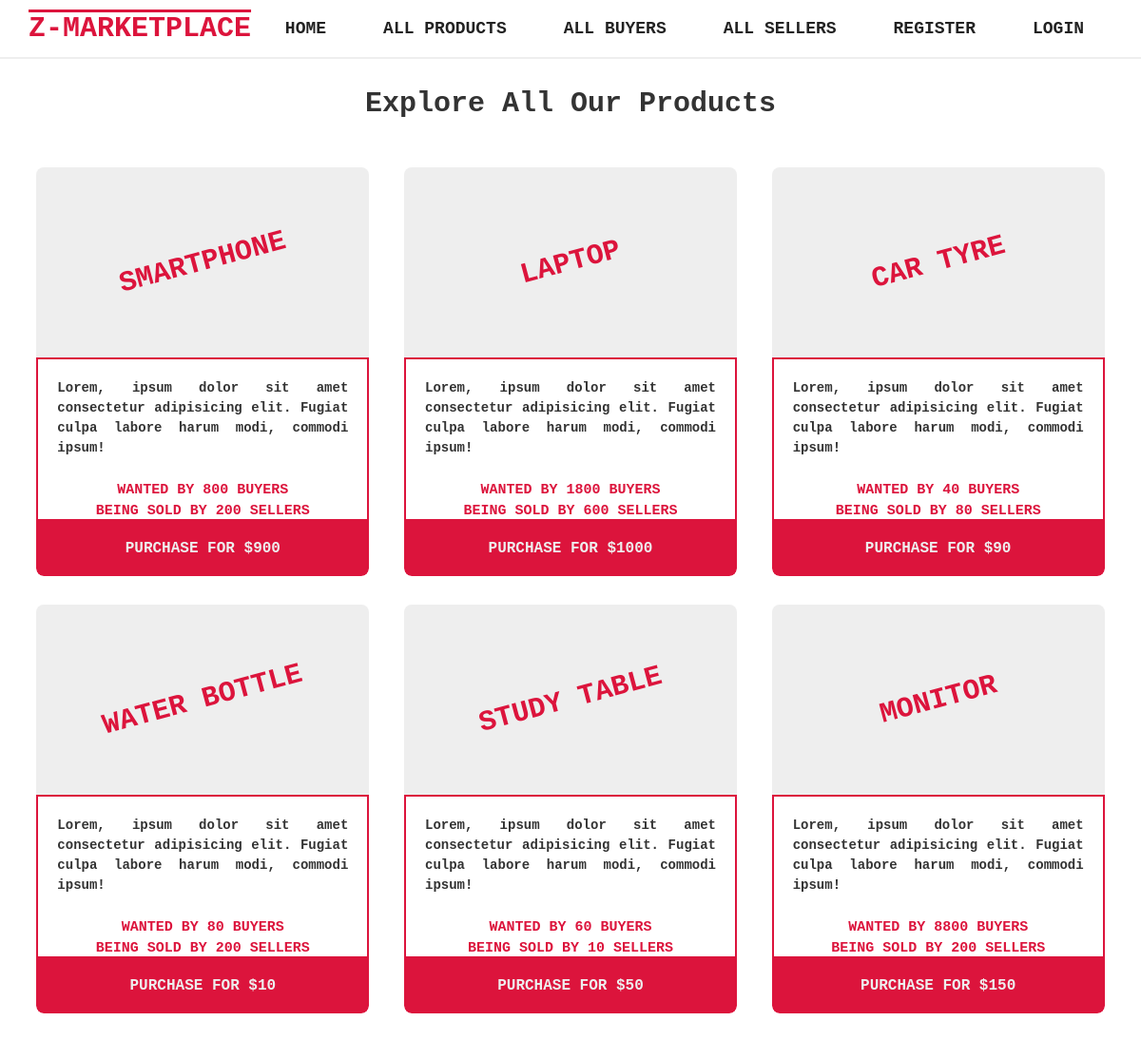
Screenshot of /all-products with the database file from the repository.
### z_market_package/models.py (models this page shows)
class Product(db.Model):
    id = db.Column(db.Integer(), primary_key=True)
    productName = db.Column(db.String(), nullable=False)
    productDescription = db.Column(db.String(), nullable=False)
    buyersWanting = db.Column(db.Integer(), nullable=False)
    sellersSelling = db.Column(db.Integer(), nullable=False)
    price = db.Column(db.Integer(), nullable=False)

### z_market_package/routes.py (the view)
@app.route("/all-products")
def all_products():
    all_products = Product.query.all()
    return render_template("all-products.html", all_products=all_products)

### z_market_package/templates/all-products.html (shortened to what this page needs)
{% extends 'base.html' %}
{% block pagecontent %}
<section class="products">
    <h2 class="title">explore all our products</h2>
    <div class="products__container">
        {% for product in all_products %}
        <div class="product">
            <div class="product__title">
                <h2 class="product__title--title">{{ product.productName }}</h2>
            </div>
            <div class="product__body">
                <p class="product__description">
                    {{ product.productDescription }}
                </p>
                <p class="product__demand">wanted by {{ product.buyersWanting }} buyers</p>
                <p class="product__demand">being sold by {{ product.sellersSelling }} sellers</p>
            </div>
            <a href="" class="product__cta">purchase for ${{product.price}}</a>
        </div>
        {% endfor %}
    </div>
</section>
{% endblock %}

### z_market_package/templates/base.html (shortened to what this page needs)
<!DOCTYPE html>
<html lang="en">
<head>
    <link rel="stylesheet" href="{{ url_for('static', filename='styles/main.css') }}">
</head>
<body>
    <header class="header">
        <h1 class="logo">z-marketplace</h1>
        <nav class="header__nav">
            <ol class="header__nav-list">
                <li class="header__nav-list--item">
                    <a href="{{ url_for('index_page') }}">home</a>
                </li>
                <li class="header__nav-list--item">
                    <a href="{{ url_for('all_products') }}">all products</a>
                </li>
                <li class="header__nav-list--item">
                    <a href="{{ url_for('all_buyers') }}">all buyers</a>
                </li>
                <li class="header__nav-list--item">
                    <a href=" {{ url_for('all_sellers') }} ">all sellers</a>
                </li>
                <li class="header__nav-list--item">
                    <a href=" {{ url_for('register_user') }} ">register</a>
                </li>
                <li class="header__nav-list--item">
                    <a href=" {{ url_for('login_a_user') }} ">login</a>
                </li>
            </ol>
        </nav>
    </header>
    <main>
        {% block pagecontent %}
        {% endblock %}
    </main>
</body>
</html>

### z_market_package/static/styles/main.css (style rules this page uses)
*, *::after, *::before { margin: 0; padding: 0; box-sizing: border-box; }
html { font-size: 62.5%; }
:root { --color-primary: crimson; --color-black-main: #333; --color-black: #222; --col-white: #fff; --col-white-light: #eee; }
body { font-family: 'Courier New', Courier, monospace; color: var(--color-black-main); }
.title { font-size: 3rem; text-transform: capitalize; text-align: center; padding: 3rem 1rem; }
.logo { font-size: 3rem; text-transform: uppercase; text-decoration: overline; color: var(--color-primary); }
.header { display: flex; align-items: center; justify-content: space-between; padding: 0 3rem; border-bottom: 2px solid var(--col-white-light); }
.header__nav-list { display: flex; align-items: center; list-style: none; }
.header__nav-list--item { padding: 2rem 3rem; }
.header__nav-list--item a, .header__nav-list--item a:visited { text-decoration: none; font-size: 1.8rem; text-transform: uppercase; font-weight: bold; color: var(--color-black); }
.products__container { padding: 2rem; display: grid; grid-template-columns: repeat(auto-fit, minmax(35rem, 1fr)); justify-items: center; }
.product { width: 35rem; border-radius: 8px; overflow: hidden; margin-bottom: 3rem; }
.product__title { --height: 20rem; height: var(--height); max-height: var(--height); display: flex; justify-content: center; align-items: center; background-color: var(--col-white-light); }
.product__title--title { font-size: 3rem; text-transform: uppercase; color: var(--color-primary); transform: rotate(-15deg); }
.product__body { border: 2px solid var(--color-primary); }
.product__description { padding: 2rem; font-size: 1.4rem; font-weight: bold; text-align: justify; line-height: 1.5; }
.product__demand { font-size: 1.5rem; color: var(--color-primary); font-weight: bold; text-align: center; margin-top: .5rem; text-transform: uppercase; }
.product__cta { display: block; padding: 2rem; text-align: center; font-weight: bold; text-decoration: none; color: var(--col-white-light); background-color: var(--color-primary); border-radius: 8px; text-transform: uppercase; font-size: 1.6rem; border-top-left-radius: 0; border-top-right-radius: 0; }

### rows the page displays
Product: productName "SMARTPHONE", productDescription "Lorem, ipsum dolor sit amet consectetur adipisicing elit. Fugiat culpa labore harum modi, commodi ipsum!", buyersWanting "800", sellersSelling "200", price "900"
Product: productName "LAPTOP", productDescription "Lorem, ipsum dolor sit amet consectetur adipisicing elit. Fugiat culpa labore harum modi, commodi ipsum!", buyersWanting "1800", sellersSelling "600", price "1000"
Product: productName "CAR TYRE", productDescription "Lorem, ipsum dolor sit amet consectetur adipisicing elit. Fugiat culpa labore harum modi, commodi ipsum!", buyersWanting "40", sellersSelling "80", price "90"
Product: productName "WATER BOTTLE", productDescription "Lorem, ipsum dolor sit amet consectetur adipisicing elit. Fugiat culpa labore harum modi, commodi ipsum!", buyersWanting "80", sellersSelling "200", price "10"
Product: productName "STUDY TABLE", productDescription "Lorem, ipsum dolor sit amet consectetur adipisicing elit. Fugiat culpa labore harum modi, commodi ipsum!", buyersWanting "60", sellersSelling "10", price "50"
Product: productName "MONITOR", productDescription "Lorem, ipsum dolor sit amet consectetur adipisicing elit. Fugiat culpa labore harum modi, commodi ipsum!", buyersWanting "8800", sellersSelling "200", price "150"
